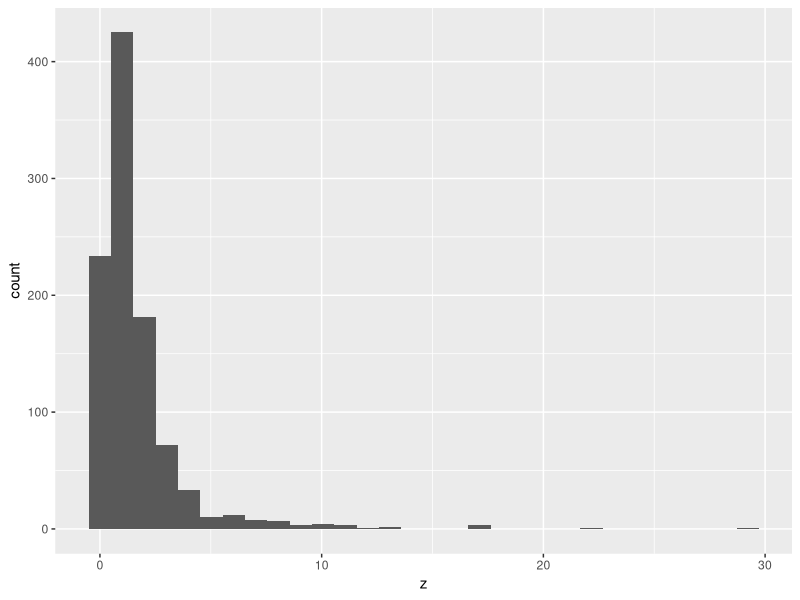
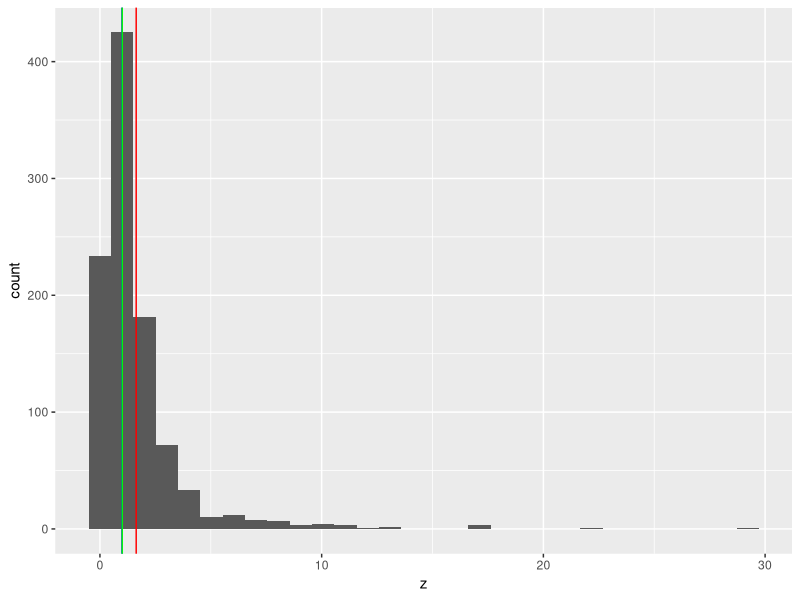
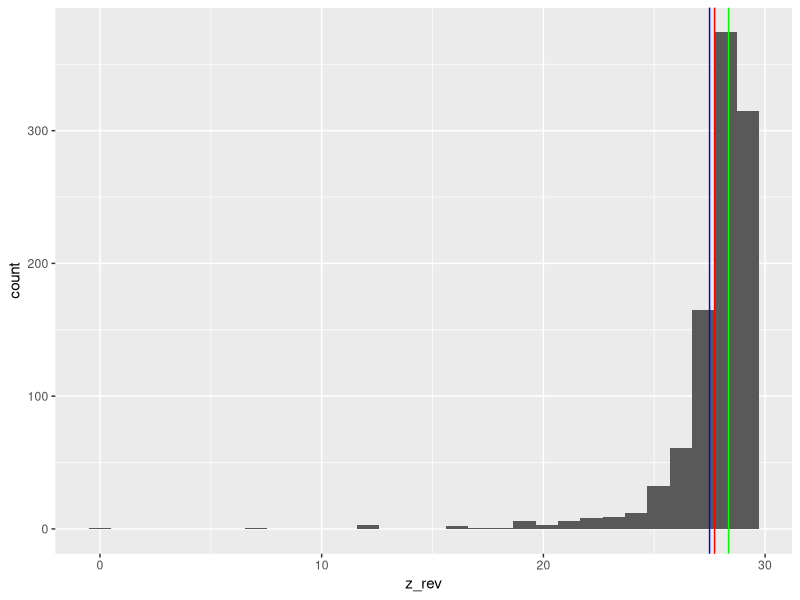

Recreate these plots in R, in order.

library(tidyverse)

# Comparing Central Tendency Measures -------------------------------------

#Create a new vector z with length 1000 as ezp(rnorm(n = 1000, mean = 0, sd = 0.1)),
#calculate the arithmetic mean, geometric mean, and median.

z <- exp(rnorm(n = 1000, mean = 0, sd = 1))
z; length(z)

#arithmetic mean
z_mean <- sum(z)/length(z)
z_mean
#check using mean function from r
mean(z)

#geometric mean
z_prod <- prod(z)
z_geomean <- z_prod^(1 / length(z))
#using log function
log_z <- log(z)
exp(mean(log_z))

#median
n1 <- sort(z)[length(z)/2]
n2 <- sort(z)[(length(z)/2)+1]
(z_median <- (n1+n2)/2)

#check
median(z)

#2 Draw a histogram of z using functions tibble(), ggplot(), and geom_histogram()
z_tibble <- tibble(z=z)

z_hist <- z_tibble %>% 
  ggplot(aes(x=z)) +
  geom_histogram()
z_hist

#Draw vertical lines of arithmetic mean, geometric mean, and median on the histogram with different colors using a function geom_vline() .
z_hist +
  geom_vline(xintercept = z_mean, color="red")+
  geom_vline(xintercept = z_geomean, color="blue")+
  geom_vline(xintercept = z_median, color="green")

#Compare the values of the central tendency measures.


#Create a new vector z_rev as -z + maz(z) + 0.1, and repeat step 1 – 4.
z_rev <- -z +max(z) + 0.1

zrev_mean <- mean(z_rev)
zrev_geomean <- exp(mean(log(z_rev)))
zrev_median <- median(z_rev)

df_z_rev <- tibble(z_rev = z_rev)

rev_hist <- df_z_rev %>% 
  ggplot(aes(x=z_rev)) +
  geom_histogram()


rev_hist +
  geom_vline(xintercept = zrev_mean, color="red")+
  geom_vline(xintercept = zrev_geomean, color="blue")+
  geom_vline(xintercept = zrev_median, color="green")

#reading - tidyverse theme()

#Comparing Variation Measures
w <- rnorm(100, mean = 10, sd = 1)
head(w)
m<- w*1000
head(m)

#sd
m_sd <- sqrt(sum((m-mean(m))^2) / length(m))
m_sd
w_sd <- sqrt(sum((w-mean(w))^2) / length(w))
w_sd

sd(m)
sd(w)
      
#mad
w_mad <- median(abs(w - median(w)))
w_mad
m_mad <- median(abs(m - median(m)))
m_mad

#cv
(w_cv <- sd(w)/mean(w))
(m_cv <- sd(m)/mean(m))

w_sd/mean(w)
m_sd/mean(m)

#mad/mean
m_madmed <- m_mad/median(m) 
m_madmed
w_madmed <- w_mad/median(w) 
w_madmed


####END